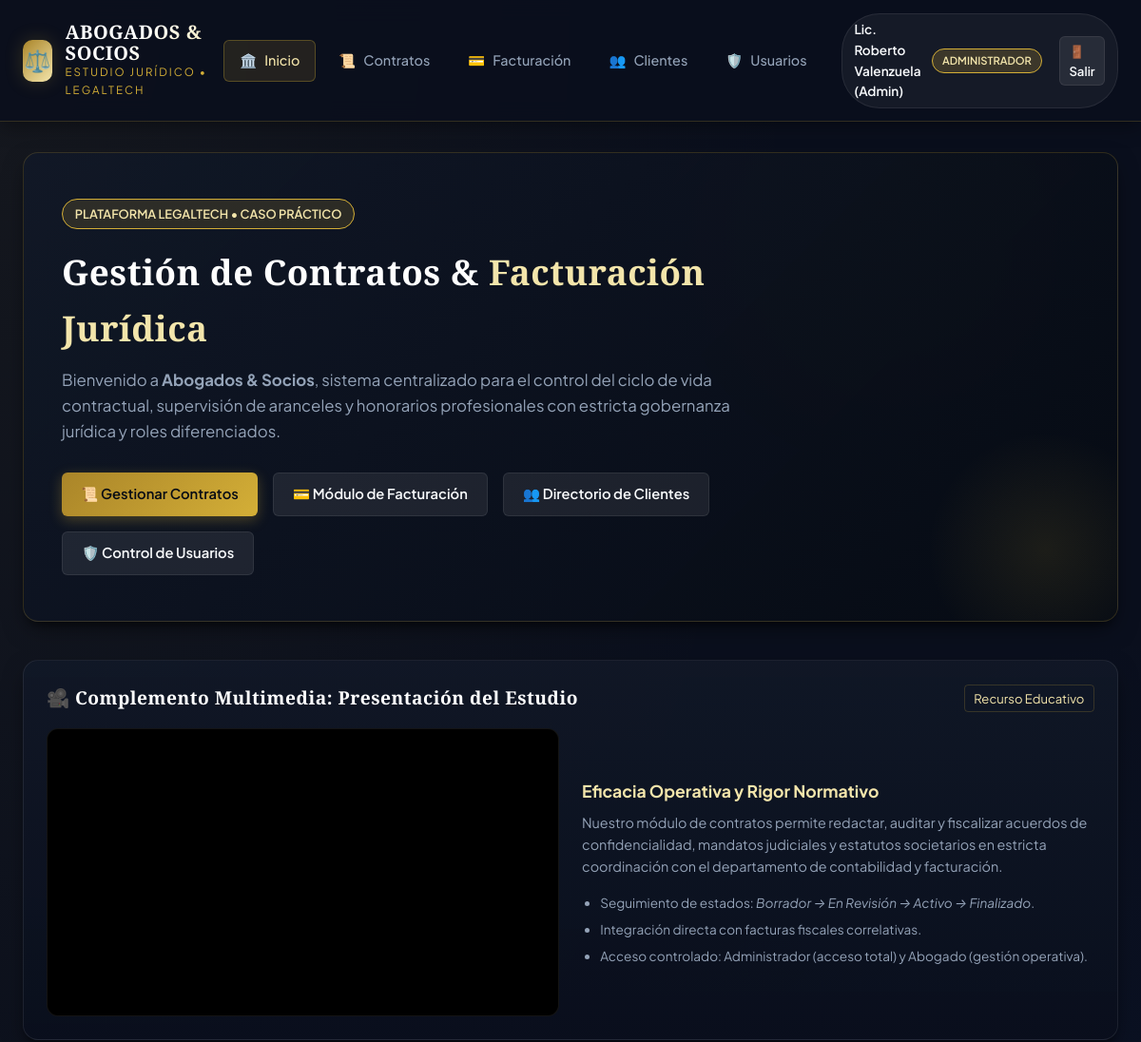
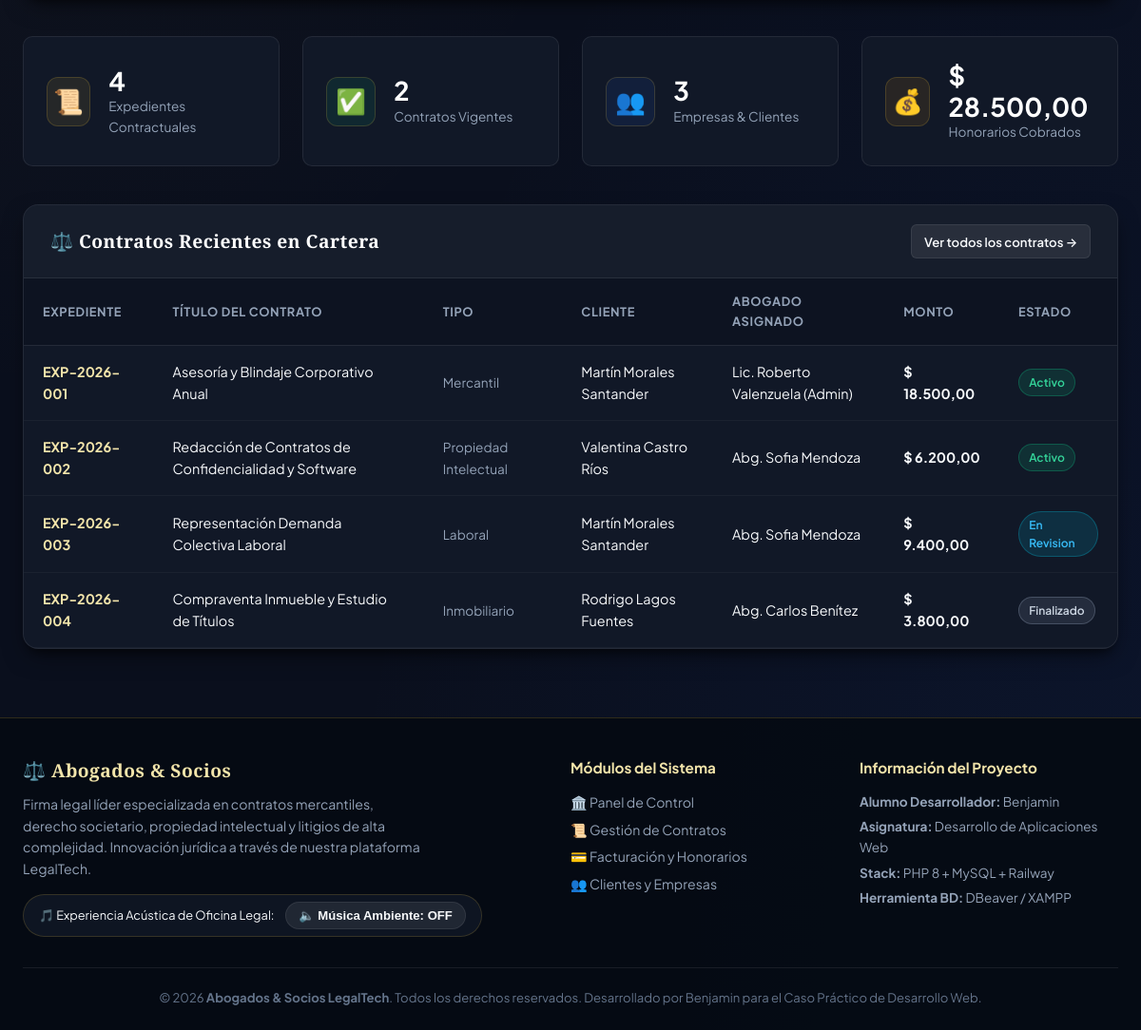
/index.php (signed in), run on the app's committed database (2 pictures, top to bottom).
### tables this page shows
CREATE TABLE `contratos` (
  `id` INT AUTO_INCREMENT PRIMARY KEY,
  `numero_expediente` VARCHAR(50) NOT NULL UNIQUE,
  `titulo` VARCHAR(150) NOT NULL,
  `tipo_contrato` ENUM('Mercantil', 'Laboral', 'Inmobiliario', 'Propiedad Intelectual', 'Litigio Civil', 'Servicios Legales') NOT NULL,
  `cliente_id` INT NOT NULL,
  `abogado_id` INT NOT NULL,
  `fecha_inicio` DATE NOT NULL,
  `fecha_vencimiento` DATE DEFAULT NULL,
  `monto_acordado` DECIMAL(12,2) NOT NULL DEFAULT 0.00,
  `estado` ENUM('Borrador', 'Activo', 'En Revision', 'Finalizado', 'Rescindido') NOT NULL DEFAULT 'Borrador',
  `clausulas_resumen` TEXT DEFAULT NULL,
  `creado_en` TIMESTAMP DEFAULT CURRENT_TIMESTAMP,
  CONSTRAINT `fk_contratos_cliente` FOREIGN KEY (`cliente_id`) REFERENCES `clientes` (`id`) ON DELETE CASCADE,
  CONSTRAINT `fk_contratos_abogado` FOREIGN KEY (`abogado_id`) REFERENCES `usuarios` (`id`) ON DELETE RESTRICT
);

CREATE TABLE `clientes` (
  `id` INT AUTO_INCREMENT PRIMARY KEY,
  `rut_identificacion` VARCHAR(20) NOT NULL UNIQUE,
  `nombre` VARCHAR(120) NOT NULL,
  `empresa` VARCHAR(120) DEFAULT NULL,
  `correo` VARCHAR(120) NOT NULL,
  `telefono` VARCHAR(25) DEFAULT NULL,
  `direccion` VARCHAR(255) DEFAULT NULL,
  `creado_en` TIMESTAMP DEFAULT CURRENT_TIMESTAMP
);

CREATE TABLE `usuarios` (
  `id` INT AUTO_INCREMENT PRIMARY KEY,
  `nombre` VARCHAR(100) NOT NULL,
  `correo` VARCHAR(120) NOT NULL UNIQUE,
  `password` VARCHAR(255) NOT NULL,
  `rol` ENUM('administrador', 'abogado') NOT NULL DEFAULT 'abogado',
  `especialidad` VARCHAR(100) DEFAULT 'Derecho Corporativo',
  `telefono` VARCHAR(25) DEFAULT NULL,
  `estado` ENUM('activo', 'inactivo') DEFAULT 'activo',
  `creado_en` TIMESTAMP DEFAULT CURRENT_TIMESTAMP
);

### includes/auth.php (called while the page is built, shortened)
<?php
function e($string) {
    return htmlspecialchars($string ?? '', ENT_QUOTES, 'UTF-8');
}
function formato_dinero($monto) {
    return '$ ' . number_format((float)$monto, 2, ',', '.');
}
?>

### index.php (the view, shortened to what this page needs)
<?php
require_once __DIR__ . '/db/conexion.php';
require_once __DIR__ . '/includes/auth.php';
$totalContratos = $pdo->query("SELECT COUNT(*) FROM contratos")->fetchColumn();
$contratosActivos = $pdo->query("SELECT COUNT(*) FROM contratos WHERE estado = 'Activo'")->fetchColumn();
$totalClientes = $pdo->query("SELECT COUNT(*) FROM clientes")->fetchColumn();
$montoFacturado = $pdo->query("SELECT COALESCE(SUM(total), 0) FROM facturas WHERE estado_pago = 'Pagado'")->fetchColumn();
$stmtRecientes = $pdo->query("
    SELECT c.*, cl.nombre AS cliente_nombre, u.nombre AS abogado_nombre
    FROM contratos c
    JOIN clientes cl ON c.cliente_id = cl.id
    JOIN usuarios u ON c.abogado_id = u.id
    ORDER BY c.creado_en DESC
    LIMIT 5
");
$contratosRecientes = $stmtRecientes->fetchAll();
require_once __DIR__ . '/includes/header.php';
?>
<section class="hero-banner">
    <div style="max-width: 800px;">
        <div style="display: inline-block; padding: 0.3rem 0.8rem; background: rgba(212, 175, 55, 0.15); border: 1px solid var(--gold-primary); border-radius: 20px; font-size: 0.8rem; color: var(--gold-light); margin-bottom: 1rem; font-weight: 600;">
            PLATAFORMA LEGALTECH &bull; CASO PRÁCTICO
        </div>
        <h1 class="hero-title">Gestión de Contratos &amp; <span>Facturación Jurídica</span></h1>
        <p class="hero-desc">
            Bienvenido a <strong>Abogados &amp; Socios</strong>, sistema centralizado para el control del ciclo de vida contractual, supervisión de aranceles y honorarios profesionales con estricta gobernanza jurídica y roles diferenciados.
        </p>
        <div class="hero-actions">
            <a href="contratos.php" class="btn btn-primary" id="btnIrContratos">
                📜 Gestionar Contratos
            </a>
            <a href="facturacion.php" class="btn btn-secondary" id="btnIrFacturacion">
                💳 Módulo de Facturación
            </a>
            <a href="clientes.php" class="btn btn-secondary" id="btnIrClientes">
                👥 Directorio de Clientes
            </a>
            <?php if ($_SESSION['usuario_rol'] === 'administrador'): ?>
            <a href="usuarios.php" class="btn btn-secondary" id="btnIrUsuarios">
                🛡️ Control de Usuarios
            </a>
            <?php endif; ?>
        </div>
    </div>
</section>
<div class="data-card" style="padding: 1.5rem; margin-bottom: 2.5rem; background: linear-gradient(180deg, rgba(17, 24, 39, 0.9), rgba(10, 15, 29, 0.95));">
    <div style="display: flex; justify-content: space-between; align-items: center; margin-bottom: 1rem;">
        <h3 class="card-title">🎥 Complemento Multimedia: Presentación del Estudio</h3>
        <span style="font-size: 0.82rem; color: var(--gold-light); border: 1px solid var(--border-color); padding: 0.2rem 0.6rem; border-radius: 4px;">Recurso Educativo</span>
    </div>
    <div style="grid-template-columns: 1fr 1fr; gap: 1.5rem; align-items: center; display: grid;">
        <div style="border-radius: 12px; overflow: hidden; border: 1px solid var(--border-light); aspect-ratio: 16/9; background: #000;">
            <iframe width="100%" height="100%" src="https://www.youtube-nocookie.com/embed/ScMzIvxBSi4?si=demo" title="Legaltech Overview" frameborder="0" allow="accelerometer; autoplay; clipboard-write; encrypted-media; gyroscope; picture-in-picture" allowfullscreen></iframe>
        </div>
        <div>
            <h4 style="color: var(--gold-light); margin-bottom: 0.5rem; font-size: 1.1rem;">Eficacia Operativa y Rigor Normativo</h4>
            <p style="color: var(--text-secondary); font-size: 0.9rem; margin-bottom: 1rem;">
                Nuestro módulo de contratos permite redactar, auditar y fiscalizar acuerdos de confidencialidad, mandatos judiciales y estatutos societarios en estricta coordinación con el departamento de contabilidad y facturación.
            </p>
            <ul style="color: var(--text-secondary); font-size: 0.85rem; display: flex; flex-direction: column; gap: 0.4rem; padding-left: 1.2rem;">
                <li>Seguimiento de estados: <em>Borrador &rarr; En Revisión &rarr; Activo &rarr; Finalizado</em>.</li>
                <li>Integración directa con facturas fiscales correlativas.</li>
                <li>Acceso controlado: Administrador (acceso total) y Abogado (gestión operativa).</li>
            </ul>
        </div>
    </div>
</div>
<div class="stats-grid">
    <div class="stat-card">
        <div class="stat-icon">📜</div>
        <div>
            <div class="stat-val"><?php echo e($totalContratos); ?></div>
            <div class="stat-lbl">Expedientes Contractuales</div>
        </div>
    </div>
    <div class="stat-card">
        <div class="stat-icon" style="color: #34d399; background: rgba(16, 185, 129, 0.1);">✅</div>
        <div>
            <div class="stat-val"><?php echo e($contratosActivos); ?></div>
            <div class="stat-lbl">Contratos Vigentes</div>
        </div>
    </div>
    <div class="stat-card">
        <div class="stat-icon" style="color: #60a5fa; background: rgba(37, 99, 235, 0.1);">👥</div>
        <div>
            <div class="stat-val"><?php echo e($totalClientes); ?></div>
            <div class="stat-lbl">Empresas &amp; Clientes</div>
        </div>
    </div>
    <div class="stat-card">
        <div class="stat-icon" style="color: #fbbf24; background: rgba(245, 158, 11, 0.1);">💰</div>
        <div>
            <div class="stat-val"><?php echo formato_dinero($montoFacturado); ?></div>
            <div class="stat-lbl">Honorarios Cobrados</div>
        </div>
    </div>
</div>
<div class="data-card">
    <div class="card-header-flex">
        <h3 class="card-title">⚖️ Contratos Recientes en Cartera</h3>
        <a href="contratos.php" class="btn btn-secondary btn-sm">Ver todos los contratos &rarr;</a>
    </div>
    <div style="overflow-x: auto;">
        <table class="custom-table">
            <thead>
                <tr>
                    <th>Expediente</th>
                    <th>Título del Contrato</th>
                    <th>Tipo</th>
                    <th>Cliente</th>
                    <th>Abogado Asignado</th>
                    <th>Monto</th>
                    <th>Estado</th>
                </tr>
            </thead>
            <tbody>
                <?php if (empty($contratosRecientes)): ?>
                    <tr><td colspan="7" style="text-align: center; color: var(--text-muted);">No hay contratos registrados en la plataforma.</td></tr>
                <?php else: ?>
                    <?php foreach ($contratosRecientes as $c): ?>
                    <tr>
                        <td><strong style="color: var(--gold-light);"><?php echo e($c['numero_expediente']); ?></strong></td>
                        <td><?php echo e($c['titulo']); ?></td>
                        <td><span style="font-size: 0.85rem; color: var(--text-secondary);"><?php echo e($c['tipo_contrato']); ?></span></td>
                        <td><?php echo e($c['cliente_nombre']); ?></td>
                        <td><?php echo e($c['abogado_nombre']); ?></td>
                        <td><strong><?php echo formato_dinero($c['monto_acordado']); ?></strong></td>
                        <td>
                            <span class="status-badge status-<?php echo str_replace(' ', '_', $c['estado']); ?>">
                                <?php echo e($c['estado']); ?>
                            </span>
                        </td>
                    </tr>
                    <?php endforeach; ?>
                <?php endif; ?>
            </tbody>
        </table>
    </div>
</div>
<?php require_once __DIR__ . '/includes/footer.php'; ?>

### data on the page
contratos: numero_expediente "EXP-2026-001", titulo "Asesoría y Blindaje Corporativo Anual", tipo_contrato "Mercantil", cliente.nombre "Martín Morales Santander", abogado.nombre "Lic. Roberto Valenzuela (Admin)", monto_acordado "$ 18.500,00", estado "Activo"
contratos: numero_expediente "EXP-2026-002", titulo "Redacción de Contratos de Confidencialidad y Software", tipo_contrato "Propiedad Intelectual", cliente.nombre "Valentina Castro Ríos", abogado.nombre "Abg. Sofia Mendoza", monto_acordado "$ 6.200,00", estado "Activo"
contratos: numero_expediente "EXP-2026-003", titulo "Representación Demanda Colectiva Laboral", tipo_contrato "Laboral", cliente.nombre "Martín Morales Santander", abogado.nombre "Abg. Sofia Mendoza", monto_acordado "$ 9.400,00", estado "En Revision"
contratos: numero_expediente "EXP-2026-004", titulo "Compraventa Inmueble y Estudio de Títulos", tipo_contrato "Inmobiliario", cliente.nombre "Rodrigo Lagos Fuentes", abogado.nombre "Abg. Carlos Benítez", monto_acordado "$ 3.800,00", estado "Finalizado"

### other printed values
$userName "Lic. Roberto Valenzuela (Admin)"
$userRole "ADMINISTRADOR"
$totalContratos "4"
$contratosActivos "2"
$totalClientes "3"
formato_dinero($montoFacturado) "$ 28.500,00"
